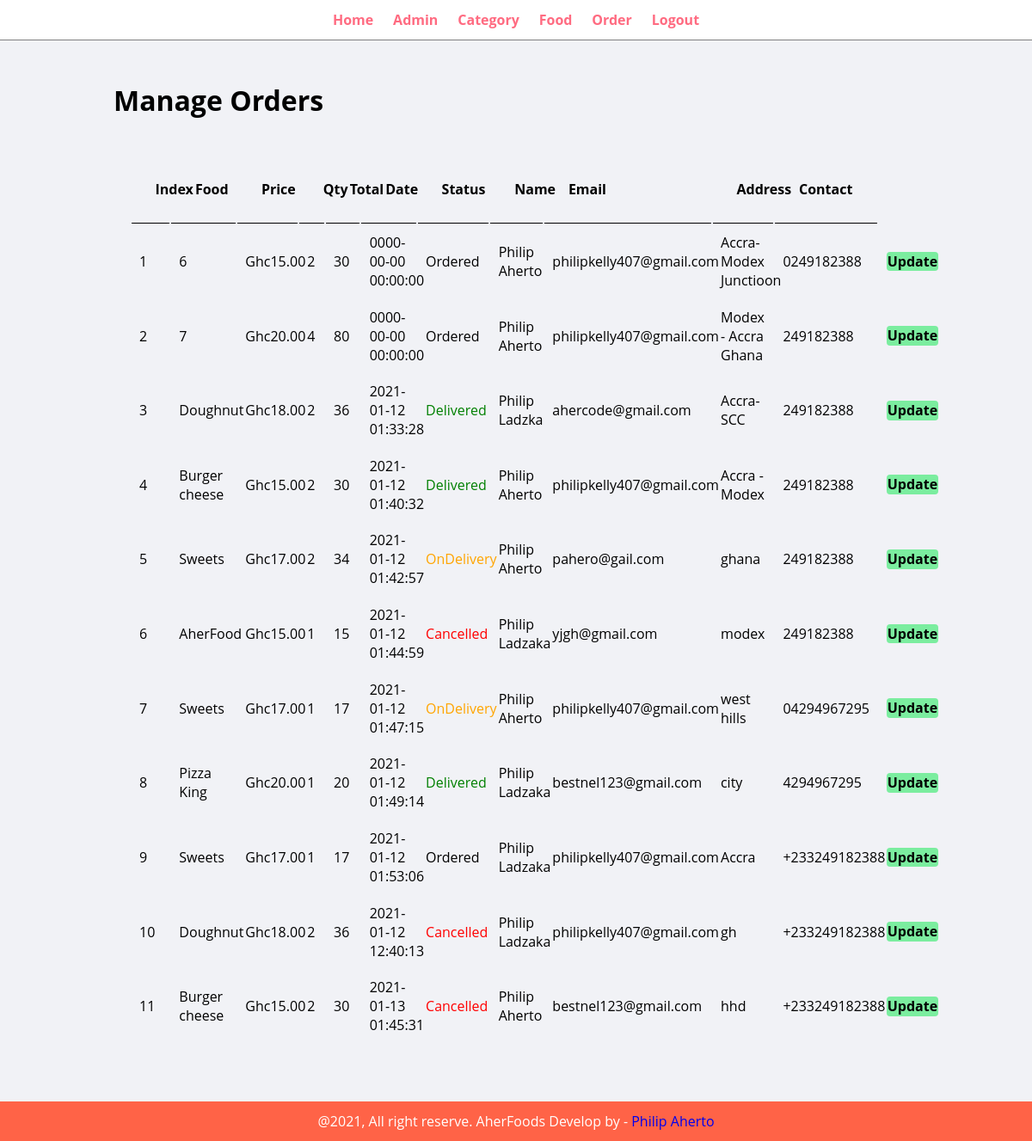
The app's page /admi/order.php with its own data.
### tables this page shows
CREATE TABLE `tbl_order` (
  `id` int(10) UNSIGNED NOT NULL,
  `food` varchar(50) NOT NULL,
  `price` decimal(10,0) NOT NULL,
  `quantity` int(10) UNSIGNED NOT NULL,
  `total` decimal(10,0) NOT NULL,
  `date` datetime NOT NULL,
  `status` varchar(10) NOT NULL,
  `cus_name` varchar(50) NOT NULL,
  `cus_email` varchar(150) NOT NULL,
  `cus_address` varchar(255) NOT NULL,
  `cus_contact` varchar(13) NOT NULL
);

### admi/order.php (the view, shortened to what this page needs)
<?php include('parts/navbar.php');?>
  <div class="main-content">
      <div class="wrapper">
        <h1>Manage Orders</h1>
        <br>
        <table class="tbl">
        <tr>
            <th>Index</th>
            <th>Food</th>
            <th>Price</th>
            <th>Qty </th>
            <th>Total </th>
            <th>Date </th>
            <th>Status </th>
            <th>Name </th>
            <th>Email </th>
            <th>Address </th>
            <th>Contact </th>
            <?php
              $sql="SELECT * FROM tbl_order";
              $res=mysqli_query($con,$sql);
              if($res==TRUE){
                $count=mysqli_num_rows($res);
                $index=1;
                if($count>0){
                  while($rows=mysqli_fetch_assoc($res)){
                    $id=$rows['id'];
                    $food=$rows['food'];
                    $price=$rows['price'];
                    $quantity=$rows['quantity'];
                    $total=$rows['total'];
                    $date=$rows['date'];
                    $status=$rows['status'];
                    $cus_name=$rows['cus_name'];
                    $cus_email=$rows['cus_email'];
                    $cus_address=$rows['cus_address'];
                    $cus_contact=$rows['cus_contact'];
                    ?>
                      <tr>
                        <td><?php echo $index++;?></td>
                        <td><?php echo $food;?></td>
                        <td>Ghc<?php echo $price;?>.00</td>
                        <td><?php echo $quantity; ?></td>
                        <td><?php echo $total;?></td>
                        <td><?php echo $date;?></td>
                        <td>
                            <?php
                            if($status=="Ordered"){
                              echo "<label>$status</label>";
                            }
                            elseif($status=="OnDelivery"){
                              echo "<label style='color:orange;'>$status</label>";
                            }
                            elseif($status=="Delivered"){
                              echo "<label style='color:green;'>$status</label>";
                            }
                            elseif($status=="Cancelled"){
                              echo "<label style='color:red'>$status</label>";
                            }
                            ?>
                        </td>
                        <td><?php echo $cus_name;?></td>
                        <td><?php echo $cus_email;?></td>
                        <td><?php echo $cus_address;?></td>
                        <td><?php echo $cus_contact;?></td>
                        <td>
                          <a href="<?php echo HOMEPAGE_URL;?>admi/update-order.php?id=<?php echo $id; ?>" class="btn-update">Update</a>
                        </td>
                      </tr>
                    <?php
                  }
                }else{
                  echo "<tr><td colspan='7' class='error'>No orders available yet!! </td></tr>";
                }
              }
              ?>
        </table>
      </div>
    </div>
<?php include('parts/footer.php');?>

### admi/admin.css (style rules this page uses)
* { margin: 0; padding: 0; box-sizing: border-box; font-family: 'Open Sans' ; }
.wrapper { padding: 1%; width: 80%; margin: 0 auto; }
.main-content { background-color: #f1f2f6; padding: 3% 0; }
.tbl { width: 100%; padding: 2%; }
table tr th { border-bottom: 1px solid black; text-align: left; padding: 3%; }
table tr td { padding: 1%; }
.btn-update { background-color: #7bed9f; padding: 1%; font-weight: bold; color: black; text-decoration: none; border-radius: 4px; }

### records on screen
tbl_order: food "6", price "15", quantity "2", total "30", date "0000-00-00 00:00:00", status "Ordered", cus_name "Philip Aherto", cus_email "philipkelly407@gmail.com", cus_address "Accra-Modex Junctioon", cus_contact "0249182388"
tbl_order: food "7", price "20", quantity "4", total "80", date "0000-00-00 00:00:00", status "Ordered", cus_name "Philip Aherto", cus_email "philipkelly407@gmail.com", cus_address "Modex - Accra Ghana", cus_contact "249182388"
tbl_order: food "Doughnut", price "18", quantity "2", total "36", date "2021-01-12 01:33:28", status "Delivered", cus_name "Philip Ladzka", cus_email "ahercode@gmail.com", cus_address "Accra- SCC", cus_contact "249182388"
tbl_order: food "Burger cheese", price "15", quantity "2", total "30", date "2021-01-12 01:40:32", status "Delivered", cus_name "Philip Aherto", cus_email "philipkelly407@gmail.com", cus_address "Accra - Modex", cus_contact "249182388"
tbl_order: food "Sweets", price "17", quantity "2", total "34", date "2021-01-12 01:42:57", status "OnDelivery", cus_name "Philip Aherto", cus_email "pahero@gail.com", cus_address "ghana", cus_contact "249182388"
tbl_order: food "AherFood", price "15", quantity "1", total "15", date "2021-01-12 01:44:59", status "Cancelled", cus_name "Philip Ladzaka", cus_email "yjgh@gmail.com", cus_address "modex", cus_contact "249182388"
tbl_order: food "Sweets", price "17", quantity "1", total "17", date "2021-01-12 01:47:15", status "OnDelivery", cus_name "Philip Aherto", cus_email "philipkelly407@gmail.com", cus_address "west hills", cus_contact "04294967295"
tbl_order: food "Pizza King", price "20", quantity "1", total "20", date "2021-01-12 01:49:14", status "Delivered", cus_name "Philip Ladzaka", cus_email "bestnel123@gmail.com", cus_address "city", cus_contact "4294967295"
tbl_order: food "Sweets", price "17", quantity "1", total "17", date "2021-01-12 01:53:06", status "Ordered", cus_name "Philip Ladzaka", cus_email "philipkelly407@gmail.com", cus_address "Accra", cus_contact "+233249182388"
tbl_order: food "Doughnut", price "18", quantity "2", total "36", date "2021-01-12 12:40:13", status "Cancelled", cus_name "Philip Ladzaka", cus_email "philipkelly407@gmail.com", cus_address "gh", cus_contact "+233249182388"
tbl_order: food "Burger cheese", price "15", quantity "2", total "30", date "2021-01-13 01:45:31", status "Cancelled", cus_name "Philip Aherto", cus_email "bestnel123@gmail.com", cus_address "hhd", cus_contact "+233249182388"
